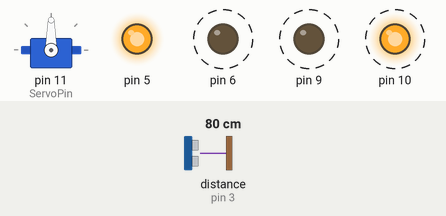
Bench run of a sketch on a simulated Arduino Uno, built with avr-gcc and run on an emulated ATmega328P. On the bench: servo, output pins drawn as LEDs (lit = HIGH). Dashed ring = blinking. Inputs (shaded band) come from the test bench; at power-on: distance to the obstacle (sensor on pin 3) 80 cm. The echo pulse lasts 58.3 µs per cm; what the sketch prints to the serial monitor is not drawn.

Above: at 2.6 s.
2.7 s: distance to the obstacle (sensor on pin 3) set to 96 cm
6.2 s: distance to the obstacle (sensor on pin 3) set to 103 cm
At 6.25 s:
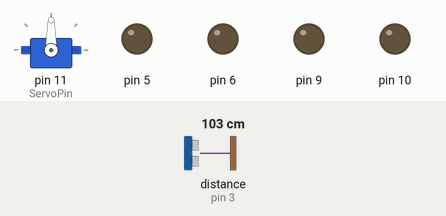
9.9 s: distance to the obstacle (sensor on pin 3) set to 2 cm
At 10.9 s:
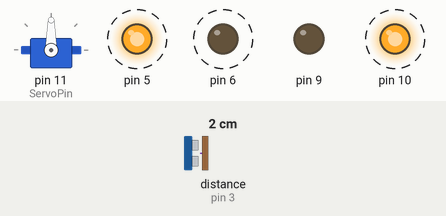
13.6 s: distance to the obstacle (sensor on pin 3) set to 120 cm
At 14.41 s:
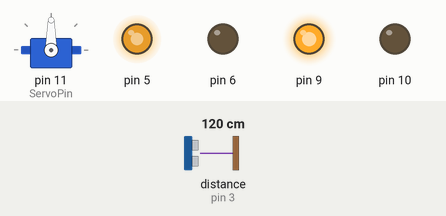
Timing chart, 0 to 18.1 s (numbered marks = the images above; inputs shaded):
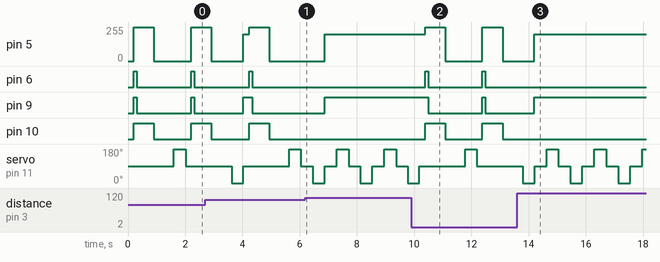

Measured:
- the behaviour switches between 100 and 101 cm on distance to the obstacle (sensor on pin 3) (found by bisection; images 0 and 1)
- after the input at 6.2 s, pin 6, pin 10: stops changing and stays LOW
- after the input at 9.9 s, pin 5: alternates 255/255 for 0.70 s and 0/255 for 1.3 s, starting after 0.48 s; pin 6: alternates HIGH for 0.10 s and LOW for 1.9 s, starting after 0.48 s; pin 9: HIGH → LOW after 0.58 s, → HIGH 1.9 s later, → LOW 0.10 s later; pin 10: alternates HIGH for 0.70 s and LOW for 1.3 s, starting after 0.48 s
- after the input at 13.6 s, pin 5: goes on until 14.2 s, then stays 200/255; pin 6, pin 10: stops changing and stays LOW; pin 9: goes on until 14.2 s, then stays HIGH
- by itself, servo on pin 11 (ServoPin): repeats every 1.7 s: 90° 0.42 s, 180° 0.42 s, 90° 0.42 s, 0° 0.42 s

The sketch:

ArduinoCode.ino
```cpp
#include <hcsr04.h>
#include <Servo.h>
#include <PWM.h>
//#include <Dcmotor.h>


//outputs
int ServoPin = 11;
int Motor1In1 = 5;
int Motor1In2 = 6;
int Motor2In1 = 9;
int Motor2In2 = 10;
//int UltSensorEcho = 3;


//int UltSensorTrig = 2;
int ButtonIn = 13;


//init servo object
Servo myservo;
int ServoPos = 0;

// current wall ( 1 = left , 2 = forward, 3 = right)
int currentWall = 0;

// set wall flags
bool wallLeft = false;
bool wallForward = false;
bool wallRight = false;


#define TRIG_PIN 2
#define ECHO_PIN 3
#define INF_FORK1 A4
#define INF_FORK2 A5

//init ultsonic object with min 20 mm , max 1500mm
HCSR04 hcsr04(TRIG_PIN, ECHO_PIN, 5, 15000);
// sonicsensor min dist in mm
int SSMinDist = 1000 ;


void setup()
  {
    Serial.begin(9600);
    //InitTimersSafe();

    myservo.attach(ServoPin);

    //SetPinFrequencySafe(Motor1In1, 450);
   // SetPinFrequencySafe(Motor1In2, 35);

    pinMode(5,OUTPUT);
    pinMode(6,OUTPUT);


    pinMode(11,OUTPUT);

    pinMode(9,OUTPUT);
    pinMode(10,OUTPUT);

    pinMode(13, INPUT);
    pinMode(A5, INPUT);
    pinMode(A4, INPUT);


  }
bool IsWall(int minDist)
{
  //Checks if wall
  int dist = hcsr04.distanceInMillimeters();
 // Serial.println(dist);
  if(dist <= minDist && dist > 1 )
  {
   Serial.print("IsWall");
    return true;


  }
  else
  {
    //Serial.print("NOWall");
    return false;
  }
}

void TurnLeft(int speed)
  {
    //add pwm
    analogWrite(5,speed);
    analogWrite(10,speed);
    // adjust delay

    delay (600);
    Serial.println("Turning Left!");
    analogWrite(5,0);
    analogWrite(10,0);

    //turn left
  }
void TurnRight(int speed)
  {
    analogWrite(6,speed);
    analogWrite(9,speed);
    // adjust delay

    delay (400);
    Serial.println("Turning Left!");

    analogWrite(6,0);
    analogWrite(9,0);
     //turn right
  }
 void GoForward(int speed)
	{
    //int speed2 = 225;
		analogWrite(5,200);
		analogWrite(9,speed);
	}
void Stop()
	{
    digitalWrite(5,1);
    digitalWrite(6,1);
    digitalWrite(9,1);
    digitalWrite(10,1);
    delay(100);
		digitalWrite(5,0);
		digitalWrite(6,0);
		digitalWrite(9,0);
		digitalWrite(10,0);
	}


int CheckServoDir(int AnglePos)
{
  //returns 1 for left, 2 for mid, 3 for right(or not)
  if(AnglePos <= 60)
    {
      return 1;
    }
  else if(AnglePos > 60 && AnglePos < 120)
    {
      return 2;
    }

  else if(AnglePos >= 120)
    {
      return 3;
    }
}

void AvoidObs()
  {
    if (wallLeft == 0)
            {
              TurnLeft(100);
              //forward
            }
          else if(wallRight == 0)
            {
              TurnRight(100);
              //forward
            }
  }
void SetWallFlags()
{
  //Serial.println(CheckServoDir(ServoPos));
  int wallDir = CheckServoDir(ServoPos);
  //GoForward(255);
  if(IsWall(SSMinDist) == true)
    {

      //if wall found set wall flags


      if( wallDir == 1)
        {
          wallLeft = true;
		      currentWall = 1;
        }
      else if (wallDir == 2)
        {
		    	wallForward = true;
				  Stop();
		    	//stop
			    //if wall left == 0, turn left / if wallright == 0, turn right


						TurnLeft(255);
						delay(500);

         /*
				else if(wallLeft == true and wallRight == false)
					{

						TurnRight(255);
						delay(1000);

					}
         */
          wallForward = false;

			//continue loop
        }
      if (wallDir == 3)
        {
          wallRight = true;
		  currentWall = 3;
        }

    }
  else if (IsWall(SSMinDist) == false)
    {
      if( wallDir == 1)
        {
          wallLeft = false;
        }
      else if (wallDir == 2)
        {
          wallForward = false;
        }
      else if (wallDir == 3)
        {
          wallRight = false;
        }
    }
  }


void ServoSweep()
{
    for(ServoPos = 90; ServoPos<=180; ServoPos = ServoPos + 90)
    {
        myservo.write(ServoPos);
        delay(200);

        SetWallFlags();

        Serial.print(" ");
        Serial.print(wallLeft);
        Serial.print(wallForward);
        Serial.print(wallRight);
        Serial.println("");

        delay(200);


        //Serial.println(ServoPos);

        //delay(250);
    }

    for(ServoPos = 90; ServoPos >= 0; ServoPos = ServoPos - 90)
    {
        myservo.write(ServoPos);
        delay(200);

        SetWallFlags();

        Serial.print(" ");
        Serial.print(wallLeft);
        Serial.print(wallForward);
        Serial.print(wallRight);
        Serial.println("");
        delay(200);

       // delay(250);

    }


}


void loop()
{
	/*
    GoForward(255);
    delay(1000);
    TurnRight(255);
    delay(1000);
    GoForward(255);
    delay(1000);
    Stop();

    while(true);
	*/

   ServoSweep();
   GoForward(255);


   //myservo.write(0);
   Serial.println(hcsr04.distanceInMillimeters());


}
```
